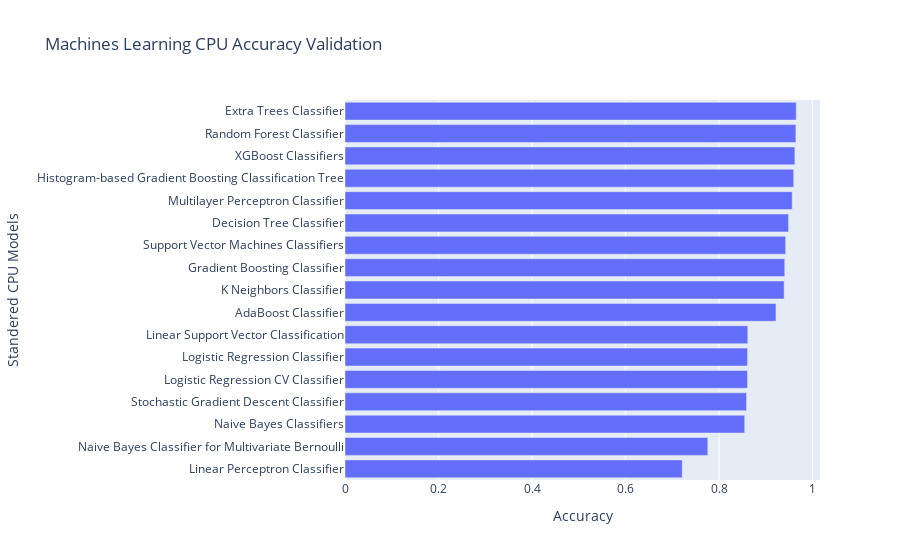

Notebook cell for this chart:
### Code cell
fig = px.bar(cpu_ml_m_valid_compare.sort_values(by="Accuracy", ascending= True ), x = "Accuracy", y = "Standered CPU Models", title = "Machines Learning CPU Accuracy Validation ")
fig.show()

### Figure 1 — Plotly figure (JSON) as saved in the notebook; plotly's stock layout.template omitted (floating-point values rounded to 4 significant figures)
{"data": [{"alignmentgroup": "True", "hovertemplate": "Accuracy=%{x}<br>Standered CPU Models=%{y}<extra></extra>", "legendgroup": "", "marker": {"color": "#636efa", "pattern": {"shape": ""}}, "name": "", "offsetgroup": "", "orientation": "h", "showlegend": false, "textposition": "auto", "type": "bar", "x": [0.7213, 0.776, 0.855, 0.8589, 0.861, 0.861, 0.8615, 0.9218, 0.9393, 0.9406, 0.9425, 0.9487, 0.9566, 0.9597, 0.9622, 0.9644, 0.9652], "xaxis": "x", "y": ["Linear Perceptron Classifier", "Naive Bayes Classifier for Multivariate Bernoulli", "Naive Bayes Classifiers", "Stochastic Gradient Descent Classifier", "Logistic Regression CV Classifier", "Logistic Regression Classifier", "Linear Support Vector Classification", "AdaBoost Classifier", "K Neighbors Classifier", "Gradient Boosting Classifier", "Support Vector Machines Classifiers", "Decision Tree Classifier", "Multilayer Perceptron Classifier", "Histogram-based Gradient Boosting Classification Tree", "XGBoost Classifiers", "Random Forest Classifier", "Extra Trees Classifier"], "yaxis": "y"}], "layout": {"barmode": "relative", "legend": {"tracegroupgap": 0}, "title": {"text": "Machines Learning CPU Accuracy Validation "}, "xaxis": {"anchor": "y", "domain": [0, 1], "title": {"text": "Accuracy"}}, "yaxis": {"anchor": "x", "domain": [0, 1], "title": {"text": "Standered CPU Models"}}}}
